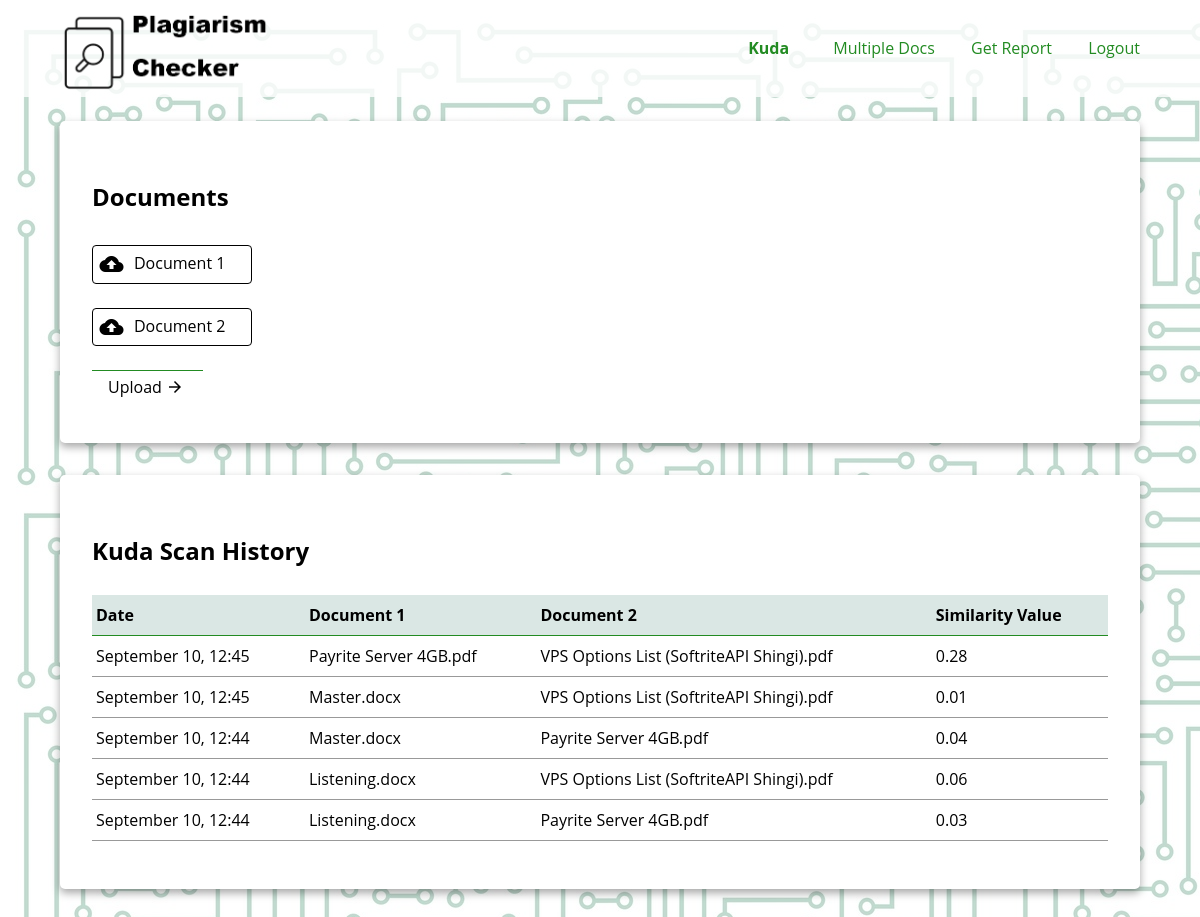
The app's page / (signed in) with its own data.
### core/models.py (models this page shows)
class History(models.Model):
    doc1 = models.TextField()
    doc2 = models.TextField()
    similarity = models.FloatField()
    date = models.DateTimeField(default=timezone.now)
    user = models.ForeignKey(User, on_delete=models.CASCADE)
    class Meta:
        verbose_name_plural = "History"
    """def __str__(self):
        return f"Date: {self.date}"""

### core/views.py (the view)
# urls.py: path('', include('core.urls'), name="upload_docs"),
@login_required
def upload_docs(request):
    filtered = History.objects.filter(user=request.user).order_by('-id')
    if len(filtered) >= 5:
        hist = filtered[:5]
    elif len(filtered) < 5:
        hist = filtered
    else:
        hist = []
    if request.method == 'POST':
        form = DocumentForm(request.POST, request.FILES)
        if form.is_valid():
            doc1 = form.cleaned_data.get('doc1')
            doc2 = form.cleaned_data.get('doc2')
            fs = FileSystemStorage()
            doc1_name = fs.save(doc1.name, doc1)
            doc2_name = fs.save(doc2.name, doc2)
            try:
                sim = compare_docs(doc1_name, doc2_name)
                doc1_citations = get_citations(read_doc(doc1_name))
                doc2_citations = get_citations(read_doc(doc2_name))
                log_to_history = History(doc1=doc1_name, doc2=doc2_name, similarity=sim, user=request.user)
                log_to_history.save()
                fs.delete(doc1_name)
                fs.delete(doc2_name)
                scan_results = {
                    "doc1": doc1_name,
                    "doc2": doc2_name,
                    "citations1": doc1_citations,
                    "citations2": doc2_citations,
                    "similarity": sim
                }
                return render(request, 'core/PlagiarismChecker.html', {
                    'form': DocumentForm(),
                    'title': "Scan Results",
                    'results': scan_results,
                    'history': hist
                })
            except Exception as e:
                form = DocumentForm()
                fs.delete(doc1_name)
                fs.delete(doc2_name)
                messages.error(request, f"{str(e).capitalize()}. Scan Failed. Please try again")
    else:
        form = DocumentForm()
    return render(request, 'core/PlagiarismChecker.html', {
        'form': form,
        'history': hist
    })

### core/templates/core/PlagiarismChecker.html (shortened to what this page needs)
{% extends 'core/base.html' %}
{% load crispy_forms_tags %}
{% block content %}
    {% if form %}
        <form class="card form" action="{% url 'upload_docs' %}" method="POST" enctype="multipart/form-data">
        <h2> Documents </h2>
        <div>
            <label class="custom-file-upload">
                <i class="material-icons">cloud_upload</i>
                Document 1
              </label>
        </div>
        <div>
            <label class="custom-file-upload">
                <i class="material-icons">cloud_upload</i>
                  Document 2
            </label>
        </div>
        <div class="button-row">
            <button type="submit" class="button" id="next">
                Upload
                <i class="material-icons md-18 no-padding">arrow_forward</i>
            </button>
        </div>
      </form>
    {% endif %}
    {% if history %}
        <div class ="card">
            <h2> {{user.username| title}} Scan History</h2>
            <table>
                <thead>
                    <tr>
                        <th>Date</th>
                        <th>Document 1</th>
                        <th>Document 2</th>
                        <th>Similarity Value</th>
                    </tr>
                </thead>
                <tbody>
                    {% for histItem in history %}
                        <tr>
                            <td> {{ histItem.date|date:"F d, H:i" }} </td>
                            <td> {{ histItem.doc1 }} </td>
                            <td> {{ histItem.doc2 }} </td>
                            <td> {{ histItem.similarity|floatformat:2 }} </td>
                        </tr>
                    {% endfor %}
                </tbody>
            </table>
        </div>
    {% endif %}
{% endblock content %}

### core/templates/core/base.html (shortened to what this page needs)
<!DOCTYPE html>
{% load static %}
{% load crispy_forms_tags %}
<html lang="en" dir="ltr">
  <head>
    <link rel="stylesheet" href="{% static 'core/css/style2.css' %}">
    <link rel="stylesheet" href="{% static 'core/css/forms.css' %}">
    <link rel="stylesheet" href="{% static 'core/css/colours.css' %}">
  </head>
  <body>
    <div class="ribbon-container">
      <img src="{% static 'core/images/plagiarism_logo-transparent.png' %}" class="ribbon-logo">
      {%if user.is_authenticated %}
        <div>
          <b class="plain-link plain" style="padding-right:2.5rem;">{{ user.username | title }}</b>
          <a class="plain-link" style="margin-right: 2rem;" href="{% url 'compare_multiple' %}">Multiple Docs</a>
          <a class="plain-link" style="margin-right: 2rem;" href="{% url 'get_report' %}">Get Report</a>
          <a class="plain-link" href="{% url 'logout' %}">Logout</a>
        </div>
      {% endif %}
    </div>
    <div class="container">
      {% block content %}
      {% endblock %}
    </div>
  </body>
</html>

### core/static/core/css/style2.css (style rules this page uses)
* { box-sizing: border-box; line-height: 2; }
html, body { height: 100%; }
body { margin: 0; padding: 0; font-size: 16px; font-family: "Open Sans", serif; background: url("../images/circuits-4.jpg"); background-size: auto; background-blend-mode: overlay; background-color: rgba(245,245,245, 0.8); }
.ribbon-container { width: 100%; padding: 0.5% 5% 0.5% 5%; margin-bottom: 2%; display: flex; justify-content: space-between; align-items: center; background-color: rgba(255, 255, 255, 0.8); }
.ribbon-logo { width: 20%; }
.container, .container--center-middle { width: 100%; display: flex; flex-direction: column; justify-content: space-between; align-items: center; }
.card, .inner-card { width: 90%; background-color: white; box-shadow: 0 4px 8px 0 rgba(0, 0, 0, 0.35); border-radius: 5px; margin-bottom: 2rem; display: flex; flex-direction: column; justify-content: flex-end; align-content: center; padding: 2rem; }
.input-field, .select-field, .t-area, .custom-file-upload { padding: 0.25rem; border-width: thin; border-radius: 0.25rem; font-family: inherit; color: inherit; background-color: transparent; }
.custom-file-upload { border-width: thin; border-style: solid; padding: 0rem; margin-top: 1rem; cursor: pointer; }
.button-row { display: flex; width: auto; margin-top: 1em; justify-content: space-between; }
.button, .button-link { background-color: transparent; border-width: thin; border-radius: 0; border-style: none; border-top-style: solid; border-color: forestgreen; text-align: center; padding:0 1rem 0 1rem; font-family: inherit; font-size: inherit; }
.button-link, .plain-link { text-decoration: none; color: black; }
.plain-link { color: forestgreen; }
.material-icons { vertical-align: middle; padding: 0.4rem; }
.material-icons.md-18 { font-size: 18px; }
button > .material-icons { padding: 0rem 0.2rem 0.2rem 0rem; }
table { width: 100%; align-items: center; border-collapse: collapse; margin-bottom: 1rem; }
th, td { border-bottom: 1px solid #999; padding: 0.25rem; }
th { background-color: rgba(71, 135, 120, 0.2); border-color: forestgreen; text-align: left; }
.no-padding { padding: 0rem; }

### core/static/core/css/forms.css (style rules this page uses)
.form, .vertical-group { display: flex; flex-direction: column; justify-content: flex-end; }
.form > * { margin-bottom: 0.5rem; }
.form label { float: left; text-align: left; margin-right: 1rem; width: 10rem; }

### records on screen
History: date "September 10, 12:45", doc1 "Payrite Server 4GB.pdf", doc2 "VPS Options List (SoftriteAPI Shingi).pdf", similarity "0.28"
History: date "September 10, 12:45", doc1 "Master.docx", doc2 "VPS Options List (SoftriteAPI Shingi).pdf", similarity "0.01"
History: date "September 10, 12:44", doc1 "Master.docx", doc2 "Payrite Server 4GB.pdf", similarity "0.04"
History: date "September 10, 12:44", doc1 "Listening.docx", doc2 "VPS Options List (SoftriteAPI Shingi).pdf", similarity "0.06"
History: date "September 10, 12:44", doc1 "Listening.docx", doc2 "Payrite Server 4GB.pdf", similarity "0.03"

### other values on screen
{{ user.username | title }} "Kuda"
{{ user.username| title }} "Kuda"
